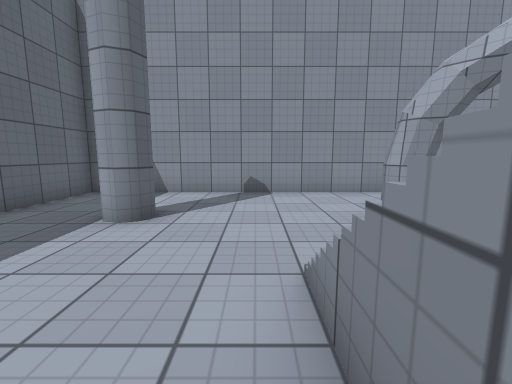
View 1 (above)

16 first-person views from a walk through a scene from a Unity 3-D project. The camera is 1.2 m above the floor, tilts 8° down and sees 90° across. The floor is counted in squares, 1 m on a side. Each view is taken from the middle of a square. On the plan, view 1 faces up. The plan holds only what a view shows up to about 12 squares ahead; the rest is blank. The place goes on beyond the plan. The player character is not drawn. Surface patterns are stand-ins for the level's own textures.

View 2
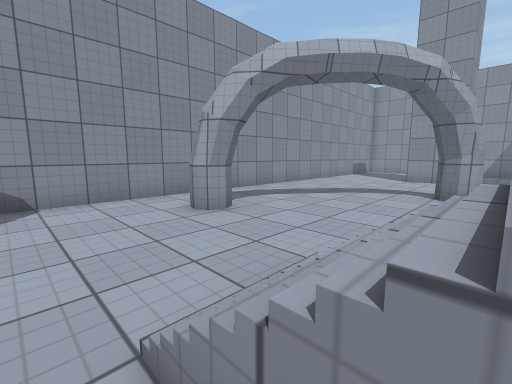

View 3
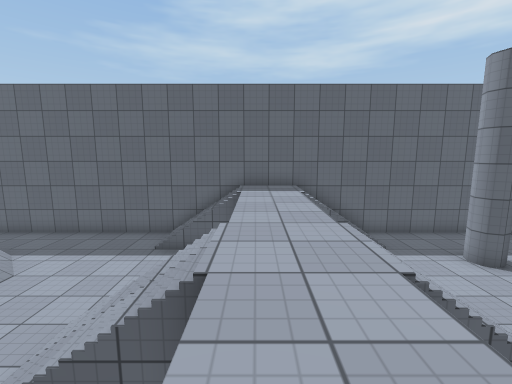

View 4
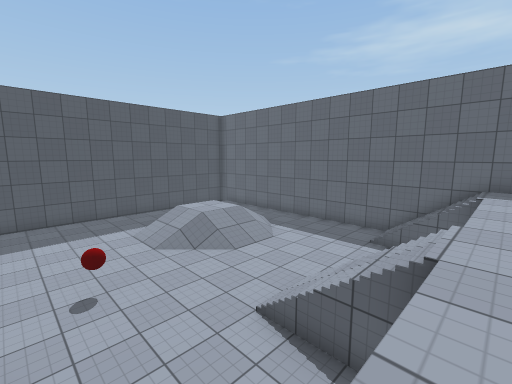

View 5
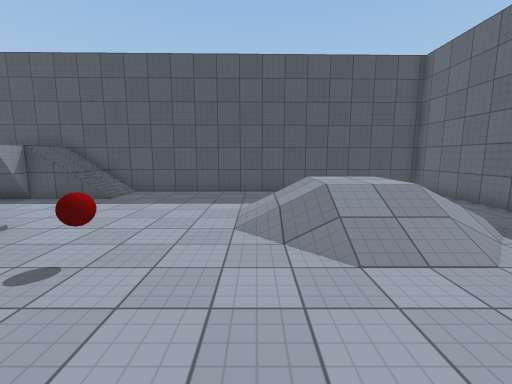

View 6
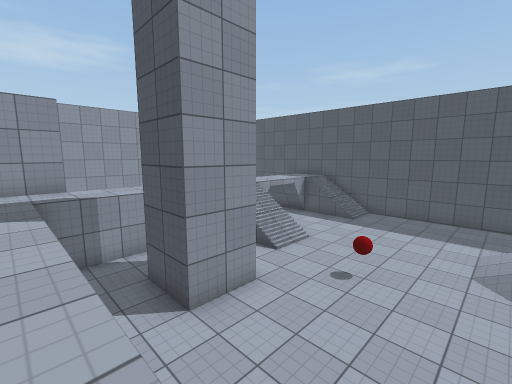

View 7
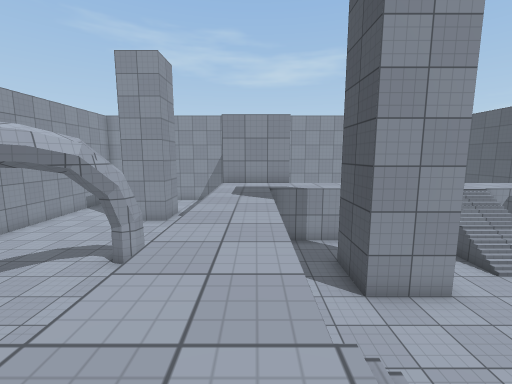

View 8
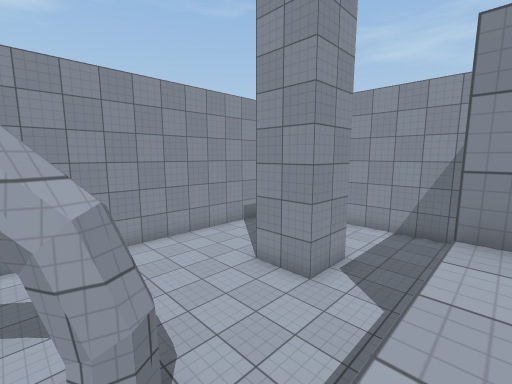

View 9
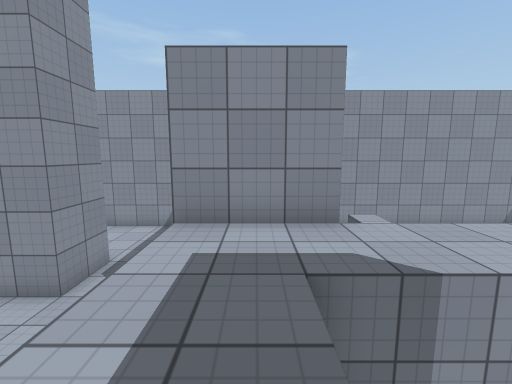

View 10
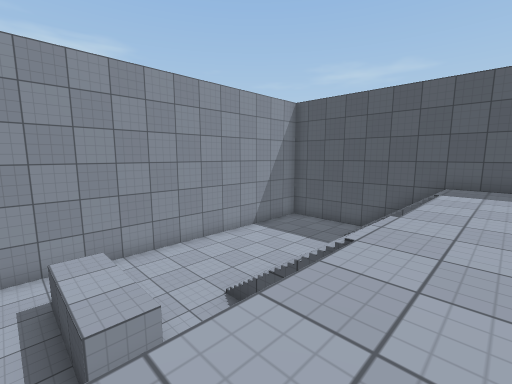

View 11
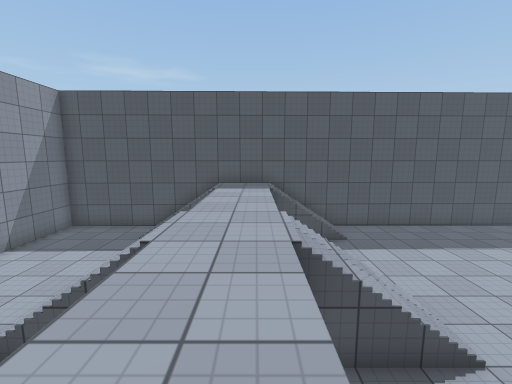

View 12
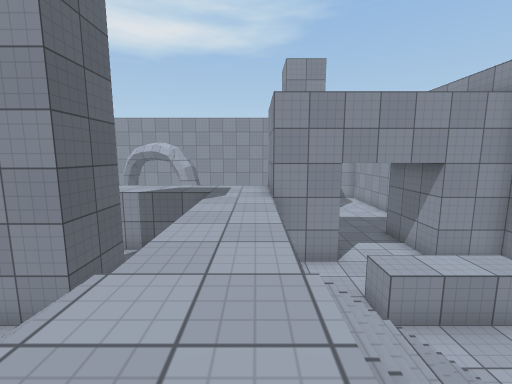

View 13
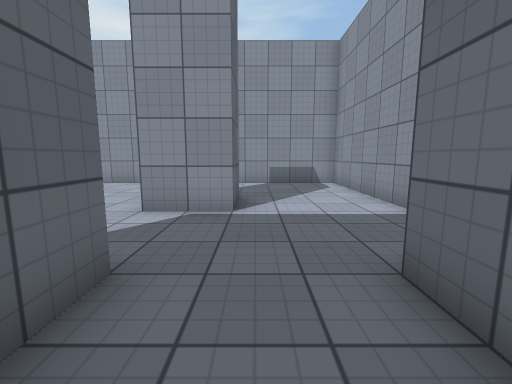

View 14
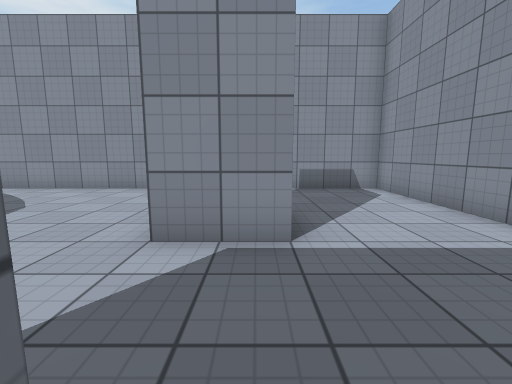

View 15
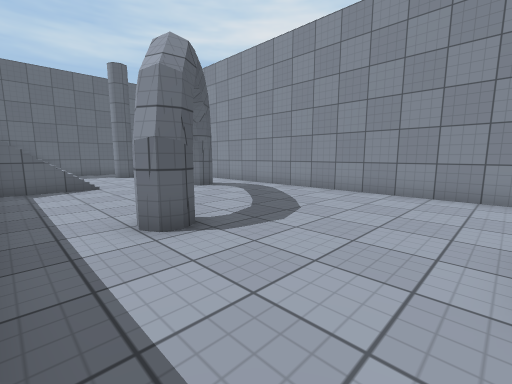

View 16
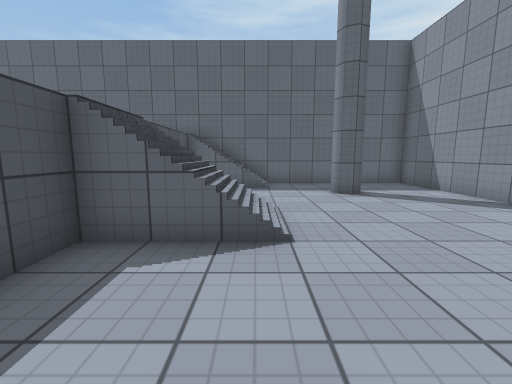

### Floor plan
Key: @ floor where view 1 was taken; # wall or solid block; . main floor; : floor 1 m higher than the main floor; + floor 2 m higher than the main floor; / step, stairs or slope; ^ raised ledge; B red ball.
Columns run from 6 left of view 1 to 20 right of it. Each row starts with its distance up from view 1.
  9 ###########################
  8 #.........................#
  7 #.........................#
  6 #.........#...............#
  5 #..#......................#
  4 #...................##....#
  3 #...................##....#
  2 #//....//......#..........#
  1 #// ...//.................#
  0 #//   @//.................#
 -1 #+++..+++++++++++++##...#
 -2 #+++..+++++++++++++##...#
 -3 #//    //........++##...###
 -4 #//    //........++...    #
 -5 #//....//....##..++ ......#
 -6 #............##  ++ .^^^..#
 -7 #.............   ++  .....#
 -8 #................++  .....#
 -9 #...////...B..///++///....#
-10 #..//////.....///++///....#
-11 #..  :://......  ++   ....#
-12 #..  :://....... ..   ....#
-13 #.      /..........   ....#
-14 #.     /.........++   ....#
-15 #     ........///++///....#
-16 #     ........///++/  ....#
-17 ###########################

Positions as (right, up) in squares from view 1, and headings:
1: (0, 0), facing up
2: (0, 1), facing up-right
3: (5, -2), facing left
4: (6, -2), facing down-left
5: (2, -5), facing down
6: (2, -2), facing down-right
7: (1, -2), facing right
8: (8, -1), facing up-right
9: (8, -2), facing right
10: (11, -5), facing down-right
11: (11, -5), facing down
12: (12, -11), facing up
13: (16, -3), facing up
14: (15, -1), facing up
15: (13, 0), facing up-left
16: (6, 2), facing left
